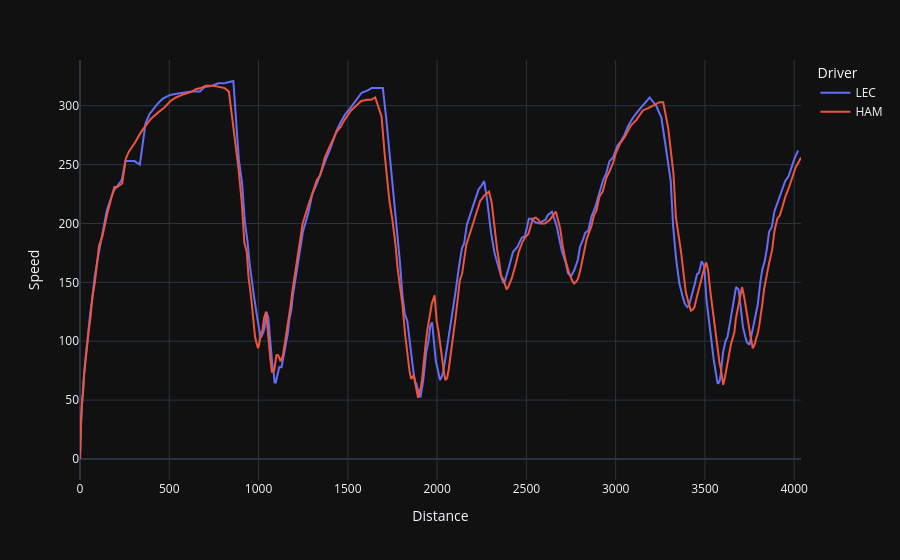

Source (notebook cell):
### Code cell
speed = px.line(
    telem,
    x='Distance',
    y=speed,
    color='Driver',
    template='plotly_dark'
)
speed.show()

### Figure 1 — Plotly figure (JSON) as saved in the notebook; plotly's stock layout.template omitted (floating-point values rounded to 4 significant figures; data arrays with more than 128 entries replaced by an {"elided": "..."} marker saying what was removed)
{"data": [{"hovertemplate": "Driver=LEC<br>Distance=%{x}<br>Speed=%{y}<extra></extra>", "legendgroup": "LEC", "line": {"color": "#636efa", "dash": "solid"}, "marker": {"symbol": "circle"}, "mode": "lines", "name": "LEC", "orientation": "v", "showlegend": true, "type": "scatter", "x": {"elided": "253 float values"}, "xaxis": "x", "y": {"elided": "253 int values"}, "yaxis": "y"}, {"hovertemplate": "Driver=HAM<br>Distance=%{x}<br>Speed=%{y}<extra></extra>", "legendgroup": "HAM", "line": {"color": "#EF553B", "dash": "solid"}, "marker": {"symbol": "circle"}, "mode": "lines", "name": "HAM", "orientation": "v", "showlegend": true, "type": "scatter", "x": {"elided": "257 float values"}, "xaxis": "x", "y": {"elided": "257 int values"}, "yaxis": "y"}], "layout": {"legend": {"title": {"text": "Driver"}, "tracegroupgap": 0}, "margin": {"t": 60}, "xaxis": {"anchor": "y", "domain": [0, 1], "title": {"text": "Distance"}}, "yaxis": {"anchor": "x", "domain": [0, 1], "title": {"text": "Speed"}}}}
